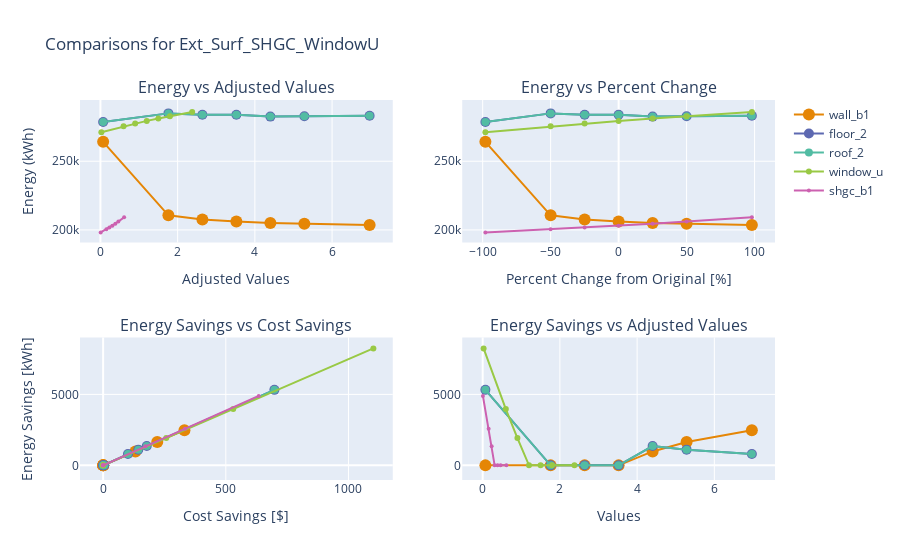
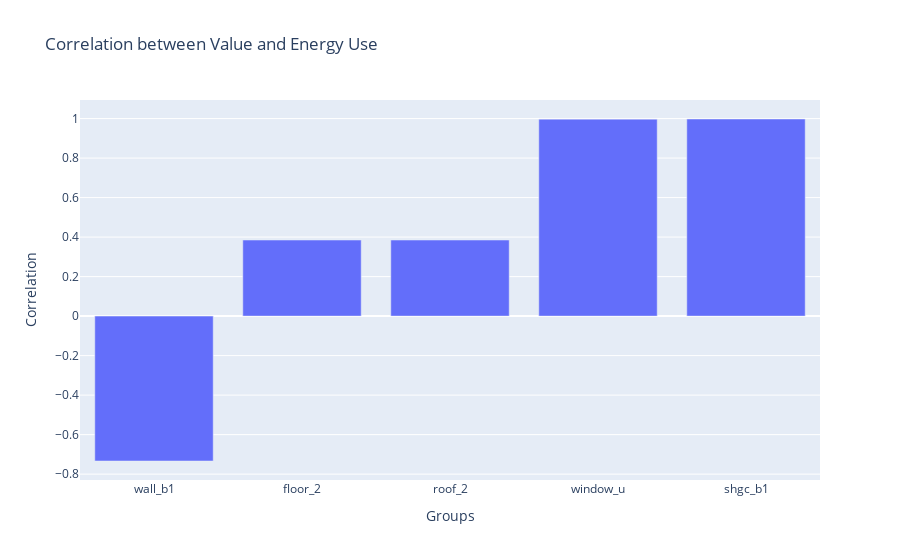

Notebook cell for these charts, in order:
### Markdown cell above
# Ext Surfaces + SHGV + U Window

### Code cell
data = get_group("Ext_Surf_SHGC_WindowU", False)
four_compare(data[0], data[1], data[2])
correlations(data[1], data[2])

### Figure 1 — Plotly figure (JSON) as saved in the notebook; plotly's stock layout.template omitted (floating-point values rounded to 4 significant figures)
{"data": [{"legendgroup": "Groups", "line": {"color": "rgb(229, 134, 6)"}, "marker": {"size": 12.0}, "mode": "lines+markers", "name": "wall_b1", "showlegend": true, "type": "scatter", "x": [0.07042, 1.761, 2.641, 3.521, 4.401, 5.282, 6.972], "xaxis": "x", "y": [264200.0, 210700.0, 207700.0, 206100.0, 205100.0, 204400.0, 203600.0], "yaxis": "y"}, {"legendgroup": "Groups", "line": {"color": "rgb(93, 105, 177)"}, "marker": {"size": 10.0}, "mode": "lines+markers", "name": "floor_2", "showlegend": true, "type": "scatter", "x": [0.07042, 1.761, 2.641, 3.521, 4.401, 5.282, 6.972], "xaxis": "x", "y": [278600.0, 284800.0, 283900.0, 283900.0, 282500.0, 282800.0, 283100.0], "yaxis": "y"}, {"legendgroup": "Groups", "line": {"color": "rgb(82, 188, 163)"}, "marker": {"size": 8.003}, "mode": "lines+markers", "name": "roof_2", "showlegend": true, "type": "scatter", "x": [0.07042, 1.761, 2.641, 3.521, 4.401, 5.282, 6.972], "xaxis": "x", "y": [278600.0, 284800.0, 283900.0, 283900.0, 282500.0, 282800.0, 283100.0], "yaxis": "y"}, {"legendgroup": "Groups", "line": {"color": "rgb(153, 201, 69)"}, "marker": {"size": 6.004}, "mode": "lines+markers", "name": "window_u", "showlegend": true, "type": "scatter", "x": [0.024, 0.6, 0.9, 1.2, 1.5, 1.8, 2.376], "xaxis": "x", "y": [271100.0, 275400.0, 277500.0, 279400.0, 281200.0, 282800.0, 285900.0], "yaxis": "y"}, {"legendgroup": "Groups", "line": {"color": "rgb(204, 97, 176)"}, "marker": {"size": 4.005}, "mode": "lines+markers", "name": "shgc_b1", "showlegend": true, "type": "scatter", "x": [0.0062, 0.155, 0.2325, 0.31, 0.3875, 0.465, 0.6138], "xaxis": "x", "y": [198200.0, 200500.0, 201800.0, 203100.0, 204600.0, 206100.0, 209200.0], "yaxis": "y"}, {"legendgroup": "Groups", "line": {"color": "rgb(229, 134, 6)"}, "marker": {"size": 12.0}, "mode": "lines+markers", "name": "wall_b1", "showlegend": false, "type": "scatter", "x": [-98, -50, -25, 0, 25, 50, 98], "xaxis": "x2", "y": [264200.0, 210700.0, 207700.0, 206100.0, 205100.0, 204400.0, 203600.0], "yaxis": "y2"}, {"legendgroup": "Groups", "line": {"color": "rgb(93, 105, 177)"}, "marker": {"size": 10.0}, "mode": "lines+markers", "name": "floor_2", "showlegend": false, "type": "scatter", "x": [-98, -50, -25, 0, 25, 50, 98], "xaxis": "x2", "y": [278600.0, 284800.0, 283900.0, 283900.0, 282500.0, 282800.0, 283100.0], "yaxis": "y2"}, {"legendgroup": "Groups", "line": {"color": "rgb(82, 188, 163)"}, "marker": {"size": 8.003}, "mode": "lines+markers", "name": "roof_2", "showlegend": false, "type": "scatter", "x": [-98, -50, -25, 0, 25, 50, 98], "xaxis": "x2", "y": [278600.0, 284800.0, 283900.0, 283900.0, 282500.0, 282800.0, 283100.0], "yaxis": "y2"}, {"legendgroup": "Groups", "line": {"color": "rgb(153, 201, 69)"}, "marker": {"size": 6.004}, "mode": "lines+markers", "name": "window_u", "showlegend": false, "type": "scatter", "x": [-98, -50, -25, 0, 25, 50, 98], "xaxis": "x2", "y": [271100.0, 275400.0, 277500.0, 279400.0, 281200.0, 282800.0, 285900.0], "yaxis": "y2"}, {"legendgroup": "Groups", "line": {"color": "rgb(204, 97, 176)"}, "marker": {"size": 4.005}, "mode": "lines+markers", "name": "shgc_b1", "showlegend": false, "type": "scatter", "x": [-98, -50, -25, 0, 25, 50, 98], "xaxis": "x2", "y": [198200.0, 200500.0, 201800.0, 203100.0, 204600.0, 206100.0, 209200.0], "yaxis": "y2"}, {"legendgroup": "Groups", "line": {"color": "rgb(229, 134, 6)"}, "marker": {"size": 12.0}, "mode": "lines+markers", "name": "wall_b1", "showlegend": false, "type": "scatter", "x": [0, 0, 0, 0, 131.6, 220.6, 331.5], "xaxis": "x3", "y": [0, 0, 0, 0, 981.5, 1651.0, 2480.0], "yaxis": "y3"}, {"legendgroup": "Groups", "line": {"color": "rgb(93, 105, 177)"}, "marker": {"size": 10.0}, "mode": "lines+markers", "name": "floor_2", "showlegend": false, "type": "scatter", "x": [698.1, 0, 4.59, 0, 177.9, 143.4, 101.2], "xaxis": "x3", "y": [5318.0, 0, 15.32, 0, 1361.0, 1109.0, 798.6], "yaxis": "y3"}, {"legendgroup": "Groups", "line": {"color": "rgb(82, 188, 163)"}, "marker": {"size": 8.003}, "mode": "lines+markers", "name": "roof_2", "showlegend": false, "type": "scatter", "x": [698.1, 0, 4.59, 0, 177.9, 143.4, 101.2], "xaxis": "x3", "y": [5318.0, 0, 15.32, 0, 1361.0, 1109.0, 798.6], "yaxis": "y3"}, {"legendgroup": "Groups", "line": {"color": "rgb(153, 201, 69)"}, "marker": {"size": 6.004}, "mode": "lines+markers", "name": "window_u", "showlegend": false, "type": "scatter", "x": [1101.0, 530.3, 257.2, 0, 0, 0, 0], "xaxis": "x3", "y": [8241.0, 3962.0, 1921.0, 0, 0, 0, 0], "yaxis": "y3"}, {"legendgroup": "Groups", "line": {"color": "rgb(204, 97, 176)"}, "marker": {"size": 4.005}, "mode": "lines+markers", "name": "shgc_b1", "showlegend": false, "type": "scatter", "x": [634.2, 333.8, 172.3, 0, 0, 0, 0], "xaxis": "x3", "y": [4894.0, 2584.0, 1346.0, 0, 0, 0, 0], "yaxis": "y3"}, {"legendgroup": "Groups", "line": {"color": "rgb(229, 134, 6)"}, "marker": {"size": 12.0}, "mode": "lines+markers", "name": "wall_b1", "showlegend": false, "type": "scatter", "x": [0.07042, 1.761, 2.641, 3.521, 4.401, 5.282, 6.972], "xaxis": "x4", "y": [0, 0, 0, 0, 981.5, 1651.0, 2480.0], "yaxis": "y4"}, {"legendgroup": "Groups", "line": {"color": "rgb(93, 105, 177)"}, "marker": {"size": 10.0}, "mode": "lines+markers", "name": "floor_2", "showlegend": false, "type": "scatter", "x": [0.07042, 1.761, 2.641, 3.521, 4.401, 5.282, 6.972], "xaxis": "x4", "y": [5318.0, 0, 15.32, 0, 1361.0, 1109.0, 798.6], "yaxis": "y4"}, {"legendgroup": "Groups", "line": {"color": "rgb(82, 188, 163)"}, "marker": {"size": 8.003}, "mode": "lines+markers", "name": "roof_2", "showlegend": false, "type": "scatter", "x": [0.07042, 1.761, 2.641, 3.521, 4.401, 5.282, 6.972], "xaxis": "x4", "y": [5318.0, 0, 15.32, 0, 1361.0, 1109.0, 798.6], "yaxis": "y4"}, {"legendgroup": "Groups", "line": {"color": "rgb(153, 201, 69)"}, "marker": {"size": 6.004}, "mode": "lines+markers", "name": "window_u", "showlegend": false, "type": "scatter", "x": [0.024, 0.6, 0.9, 1.2, 1.5, 1.8, 2.376], "xaxis": "x4", "y": [8241.0, 3962.0, 1921.0, 0, 0, 0, 0], "yaxis": "y4"}, {"legendgroup": "Groups", "line": {"color": "rgb(204, 97, 176)"}, "marker": {"size": 4.005}, "mode": "lines+markers", "name": "shgc_b1", "showlegend": false, "type": "scatter", "x": [0.0062, 0.155, 0.2325, 0.31, 0.3875, 0.465, 0.6138], "xaxis": "x4", "y": [4894.0, 2584.0, 1346.0, 0, 0, 0, 0], "yaxis": "y4"}], "layout": {"annotations": [{"font": {"size": 16}, "showarrow": false, "text": "Energy vs Adjusted Values", "x": 0.225, "xanchor": "center", "xref": "paper", "y": 1, "yanchor": "bottom", "yref": "paper"}, {"font": {"size": 16}, "showarrow": false, "text": "Energy vs Percent Change", "x": 0.775, "xanchor": "center", "xref": "paper", "y": 1, "yanchor": "bottom", "yref": "paper"}, {"font": {"size": 16}, "showarrow": false, "text": "Energy Savings vs Cost Savings", "x": 0.225, "xanchor": "center", "xref": "paper", "y": 0.375, "yanchor": "bottom", "yref": "paper"}, {"font": {"size": 16}, "showarrow": false, "text": "Energy Savings vs Adjusted Values", "x": 0.775, "xanchor": "center", "xref": "paper", "y": 0.375, "yanchor": "bottom", "yref": "paper"}], "title": {"text": "Comparisons for Ext_Surf_SHGC_WindowU"}, "xaxis": {"anchor": "y", "domain": [0, 0.45], "title": {"text": "Adjusted Values"}}, "xaxis2": {"anchor": "y2", "domain": [0.55, 1], "title": {"text": "Percent Change from Original [%]"}}, "xaxis3": {"anchor": "y3", "domain": [0, 0.45], "title": {"text": "Cost Savings [$]"}}, "xaxis4": {"anchor": "y4", "domain": [0.55, 1], "title": {"text": "Values"}}, "yaxis": {"anchor": "x", "domain": [0.625, 1], "title": {"text": "Energy (kWh)"}}, "yaxis2": {"anchor": "x2", "domain": [0.625, 1]}, "yaxis3": {"anchor": "x3", "domain": [0, 0.375], "title": {"text": "Energy Savings [kWh]"}}, "yaxis4": {"anchor": "x4", "domain": [0, 0.375]}}}

### Figure 2 — Plotly figure (JSON) as saved in the notebook; plotly's stock layout.template omitted (floating-point values rounded to 4 significant figures)
{"data": [{"type": "bar", "x": ["wall_b1", "floor_2", "roof_2", "window_u", "shgc_b1"], "y": [-0.7335, 0.3851, 0.3851, 0.997, 0.9978]}], "layout": {"title": {"text": "Correlation between Value and Energy Use"}, "xaxis": {"title": {"text": "Groups"}}, "yaxis": {"title": {"text": "Correlation"}}}}
